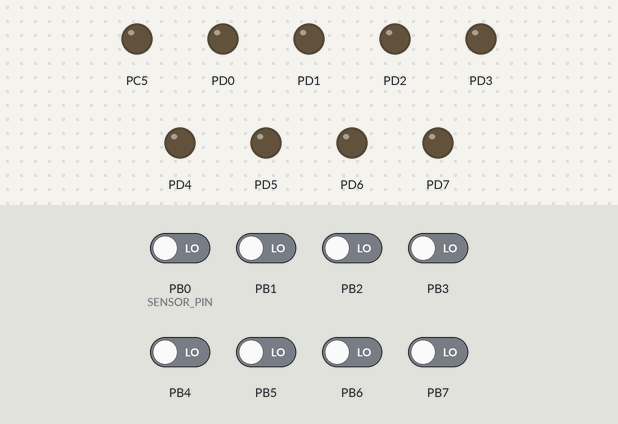
Recording of a program running on a simulated ATmega328P, built with avr-gcc and emulated at 16 MHz. Parts: output pins drawn as LEDs (lit = HIGH). The inputs (shaded band) are chosen by the test bench; at power-on: PB0 (SENSOR_PIN), PB1–7 LOW.

Above: at 0.1 s.
At 2.6 s:
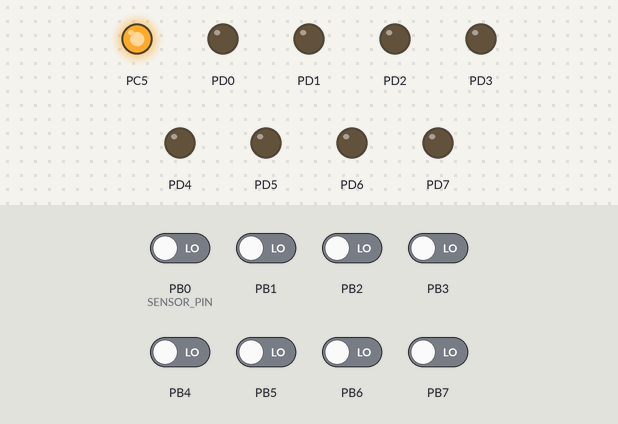
Timing chart, 0 to 4.1 s (numbered marks = the images above):
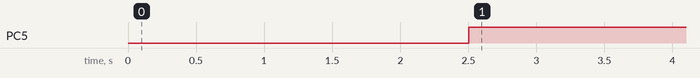

The program:

dht22_interrupt.c
```c
/*
 * dht22_interrupt.c
 *
 * Created: 7/14/2015 12:00:32 AM
 *  Author: dragon
 */

#define F_CPU 16000000UL
#define SENSOR_PIN DDB0

#include <avr/io.h>
#include <avr/interrupt.h>
#include <util/delay.h>

// Function Prototypes:
void init();
void dht22_read();


volatile uint16_t dht_humidity = 0xff; // Bytes 0 & 1 of the received data divided by 10
volatile uint16_t dht_temperature = 0xff; // Bytes 2 & 3 of received data divided by 10

int main(void)
{
	init(); // Initialize the chip:
			//		- Set an interrupt for every two seconds
			//		- Set Port B pins as OUTPUT
			//		- That's it.


    while(1)
    {
		//PORTD = dht_temperature;
    }
}

void init(){
	// Setting up the timer:
	cli(); // disable global interrupts so we don't break our set up

	TCCR1B |= (1 << CS10 | 1 << CS12); // Enable counter register with prescale of 1024.
	OCR1A = 39100;	// Counting 31250 cycles to equal two seconds: 16mhz / 1024 = 15625; 15625 * 2 = 31250. Timer starts at 0.
					// TEMP: Increased time to about 2.5sec ******
	TCCR1B |= (1 << WGM12);		// Timer/Counter1 in clear timer on compare mode
	TIMSK1 |= (1 << OCIE1A);	// Enable timer compare interrupt

	sei(); // Re-enable interrupts!

	DDRB |= (1 << SENSOR_PIN);
	PORTB |= (1 << SENSOR_PIN); //Set Sensor pin as output, and pull it high.

	DDRD = 0xFF; //Set all PORT D pins as output.
	DDRC |= (1 << DDC5);

}

void dht22_read(){

	uint8_t data[5]; // Five bytes for received data from DHT22 Sensor. 5th byte is checksum.
	/*
		- data[0] and data[1] -- relative humidity multiplied by ten
		- data[2] and data[3] -- temperature in Celsius multiplied by ten..
		- data[4]			  -- check sum of previous data: data[0] + ... + data[3] = data[4]
	*/

	uint8_t rcv_byte; // Current byte being received. Will be added to the data[] array after loop.
	uint8_t sum; // Used for addition of data bytes 0 through 3 to observe against checksum.

	/* INITIALIZING Sensor: */

	//OUTPUT: low for 1-10ms, then high
	//INPUT: sensor pulls low for 80us, then high for 80us. then data transmission starts:

	// OUTPUT:
	DDRB |= (1 << SENSOR_PIN); // Ensure DHT22 pin set as output:
	PORTB |= (0 << SENSOR_PIN); // Set sensor pin low for 1-10ms:
	_delay_ms(2); //low for 2ms
	PORTB |= (1 << SENSOR_PIN);
	_delay_us(30); //high for 20-40us;
	PORTB &= ~(1 << SENSOR_PIN); // Set low before changing to input:

	// INPUT:
	DDRB &= ~(1 << SENSOR_PIN); // set sensor pin as input.

	_delay_us(40); // in middle of expected low from sensor:

	if(PINB & (1 << PINB0)){		// If the signal on the pin is High, emit error:

		// something went wrong. flash leds maybe? I dunno.
		// Use Port C to drive LEDs as status indicators of last read.
		//return;

	}

	_delay_us(60) ; // should be in the middle of the high signal from sensor

	if(PINB & ( 0 << PINB0)){	// If the signal is Low, emit error:
		// something went wrong. cry yourself to sleep
		//return;
	}

	// Need to wait ~50 more us:
	_delay_us(50);

	/* FOR LOOPS read temperature and humidity date in from sensor. */
	for (uint8_t b = 0; b < 5; b++) { // Reading a total of five bytes from the sensor

		rcv_byte = 0;

		for(uint8_t i = 0; i < 8; i++){ // 8 bits per byte ;)

			// Wait until the sensor pulls low again, to ensure
			//		we're waiting for the next bit to be sent
			while(PINB & (1 << PINB0)) {
				// Could probably add some error handling maybe?
				//	I don't know how accurate the timing pulses match the datasheet.
			}

			// Wait until the sensor pulls back high, this
			//		means that the 50us "Start transmit 1 bit" has completed
			//		and the next bit of data is sent
			while( !(PINB & (1 << PINB0)) ){
				// Same as above loop. if I add in >50us error handling, how often will that error in fact be wrong?
			}

			// Then, we'll check the bit at about 50us through its transmit bit:
			_delay_us(50);
			// ... and make our decision:
			rcv_byte <<= 1;
			if(PINB & (1 << SENSOR_PIN))	// Read bit:
				rcv_byte |= 1;
		}

		data[b] = rcv_byte; // Saves the byte just retrieved from the sensor to its appropriate position. (See datasheet).
	}

	sum = data[0] + data[1] + data[2] + data[3];
	if(data[4] != sum) { // Verify the sum of the data received against the checksum bits

		// cry some more because you failed.
		// TODO: Add in some kind of error handling. Whether it's a simple LED or other.

	}

	dht_humidity = ((data[0] << 8) | data[1]) / 10; // Data received is 2 bytes wide, so we need to combine bytes and divide by ten.
	dht_temperature = (((data[2] & 0b01111111) << 8) | data[3]) / 10; // Removing the sign bit and combining, then dividing by ten.

	if(data[2] & 0b10000000){ // If the temperature is recorded as negative:
		dht_temperature *= -1;
	}

	dht_temperature = (dht_temperature * 1.8) + 32;

	dht_humidity = floor(dht_humidity);
	dht_temperature = floor(dht_temperature);

	PORTD = dht_temperature; // Binary LEDs!

}

ISR(TIMER1_COMPA_vect) {

		/* This triggers every two and a half-ish seconds based on the math in the init function.
			- Purpose: Perform a read on the DHT22 sensor.
			- Read function of sensor is called.
		*/
		PORTC ^= (1 << DDC5);
		dht22_read();
}
```

Measured:
- by itself, PC5: LOW → HIGH at 2.5 s
